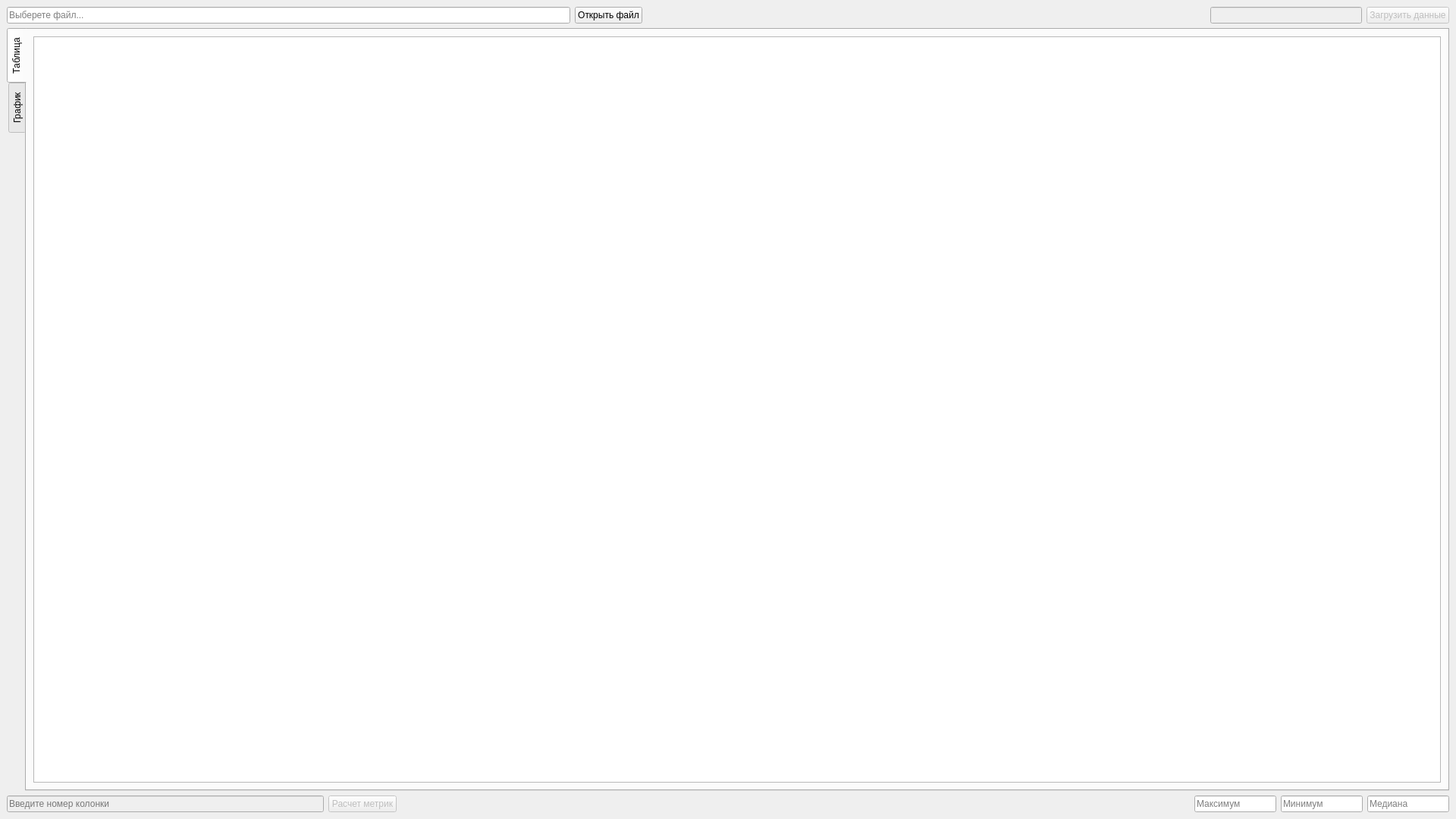
<?xml version="1.0" encoding="UTF-8"?>
<ui version="4.0">
 <class>MainWindow</class>
 <widget class="QMainWindow" name="MainWindow">
  <property name="geometry">
   <rect>
    <x>0</x>
    <y>0</y>
    <width>1920</width>
    <height>1080</height>
   </rect>
  </property>
  <property name="windowTitle">
   <string>CSVReaderUI</string>
  </property>
  <widget class="QWidget" name="centralwidget">
   <layout class="QVBoxLayout" name="verticalLayout">
    <item>
     <layout class="QHBoxLayout" name="hl_load_section" stretch="4,0,4,0,0">
      <item>
       <widget class="QLineEdit" name="le_filename">
        <property name="minimumSize">
         <size>
          <width>300</width>
          <height>0</height>
         </size>
        </property>
        <property name="text">
         <string/>
        </property>
        <property name="dragEnabled">
         <bool>true</bool>
        </property>
        <property name="readOnly">
         <bool>true</bool>
        </property>
        <property name="placeholderText">
         <string>Выберете файл...</string>
        </property>
       </widget>
      </item>
      <item>
       <widget class="QPushButton" name="btn_open_file">
        <property name="text">
         <string>Открыть файл</string>
        </property>
       </widget>
      </item>
      <item>
       <spacer name="spacer_load_section">
        <property name="orientation">
         <enum>Qt::Horizontal</enum>
        </property>
        <property name="sizeHint" stdset="0">
         <size>
          <width>40</width>
          <height>20</height>
         </size>
        </property>
       </spacer>
      </item>
      <item>
       <widget class="QLineEdit" name="le_region">
        <property name="enabled">
         <bool>false</bool>
        </property>
        <property name="minimumSize">
         <size>
          <width>200</width>
          <height>0</height>
         </size>
        </property>
       </widget>
      </item>
      <item>
       <widget class="QPushButton" name="btn_load_data">
        <property name="enabled">
         <bool>false</bool>
        </property>
        <property name="text">
         <string>Загрузить данные</string>
        </property>
       </widget>
      </item>
     </layout>
    </item>
    <item>
     <widget class="QTabWidget" name="tabWidget">
      <property name="tabPosition">
       <enum>QTabWidget::West</enum>
      </property>
      <property name="currentIndex">
       <number>0</number>
      </property>
      <property name="elideMode">
       <enum>Qt::ElideNone</enum>
      </property>
      <property name="usesScrollButtons">
       <bool>true</bool>
      </property>
      <property name="documentMode">
       <bool>false</bool>
      </property>
      <property name="tabsClosable">
       <bool>false</bool>
      </property>
      <property name="tabBarAutoHide">
       <bool>false</bool>
      </property>
      <widget class="QWidget" name="tab_table">
       <attribute name="title">
        <string>Таблица</string>
       </attribute>
       <layout class="QGridLayout" name="gridLayout">
        <item row="0" column="0">
         <widget class="QTableWidget" name="table_display">
          <property name="frameShape">
           <enum>QFrame::StyledPanel</enum>
          </property>
          <property name="frameShadow">
           <enum>QFrame::Plain</enum>
          </property>
          <property name="gridStyle">
           <enum>Qt::DotLine</enum>
          </property>
          <property name="sortingEnabled">
           <bool>false</bool>
          </property>
          <property name="rowCount">
           <number>0</number>
          </property>
          <property name="columnCount">
           <number>0</number>
          </property>
         </widget>
        </item>
       </layout>
      </widget>
      <widget class="QWidget" name="tab_graph">
       <attribute name="title">
        <string>График</string>
       </attribute>
       <layout class="QGridLayout" name="gridLayout_2" columnstretch="1,0">
        <item row="0" column="0" colspan="2">
         <widget class="QScrollArea" name="scrl_graph">
          <property name="widgetResizable">
           <bool>true</bool>
          </property>
          <widget class="QWidget" name="scroll_graph">
           <property name="geometry">
            <rect>
             <x>0</x>
             <y>0</y>
             <width>1851</width>
             <height>970</height>
            </rect>
           </property>
           <layout class="QGridLayout" name="gridLayout_3">
            <item row="0" column="0">
             <widget class="QLabel" name="lbl_graph">
              <property name="text">
               <string/>
              </property>
              <property name="scaledContents">
               <bool>false</bool>
              </property>
              <property name="alignment">
               <set>Qt::AlignLeading|Qt::AlignLeft|Qt::AlignTop</set>
              </property>
             </widget>
            </item>
           </layout>
          </widget>
         </widget>
        </item>
       </layout>
      </widget>
     </widget>
    </item>
    <item>
     <layout class="QHBoxLayout" name="hl_metrics_section" stretch="2,0,5,0">
      <item>
       <widget class="QLineEdit" name="le_column">
        <property name="enabled">
         <bool>false</bool>
        </property>
        <property name="minimumSize">
         <size>
          <width>200</width>
          <height>0</height>
         </size>
        </property>
        <property name="text">
         <string/>
        </property>
        <property name="placeholderText">
         <string>Введите номер колонки</string>
        </property>
       </widget>
      </item>
      <item>
       <widget class="QPushButton" name="btn_calc_metrics">
        <property name="enabled">
         <bool>false</bool>
        </property>
        <property name="text">
         <string>Расчет метрик</string>
        </property>
       </widget>
      </item>
      <item>
       <spacer name="spacer_metrics_section">
        <property name="orientation">
         <enum>Qt::Horizontal</enum>
        </property>
        <property name="sizeHint" stdset="0">
         <size>
          <width>40</width>
          <height>20</height>
         </size>
        </property>
       </spacer>
      </item>
      <item>
       <layout class="QHBoxLayout" name="hl_results">
        <item>
         <widget class="QLineEdit" name="le_maximum">
          <property name="sizePolicy">
           <sizepolicy hsizetype="Expanding" vsizetype="Fixed">
            <horstretch>0</horstretch>
            <verstretch>0</verstretch>
           </sizepolicy>
          </property>
          <property name="minimumSize">
           <size>
            <width>100</width>
            <height>0</height>
           </size>
          </property>
          <property name="text">
           <string/>
          </property>
          <property name="dragEnabled">
           <bool>false</bool>
          </property>
          <property name="readOnly">
           <bool>true</bool>
          </property>
          <property name="placeholderText">
           <string>Максимум</string>
          </property>
         </widget>
        </item>
        <item>
         <widget class="QLineEdit" name="le_minimum">
          <property name="minimumSize">
           <size>
            <width>100</width>
            <height>0</height>
           </size>
          </property>
          <property name="text">
           <string/>
          </property>
          <property name="readOnly">
           <bool>true</bool>
          </property>
          <property name="placeholderText">
           <string>Минимум</string>
          </property>
         </widget>
        </item>
        <item>
         <widget class="QLineEdit" name="le_median">
          <property name="minimumSize">
           <size>
            <width>100</width>
            <height>0</height>
           </size>
          </property>
          <property name="text">
           <string/>
          </property>
          <property name="readOnly">
           <bool>true</bool>
          </property>
          <property name="placeholderText">
           <string>Медиана</string>
          </property>
         </widget>
        </item>
       </layout>
      </item>
     </layout>
    </item>
   </layout>
  </widget>
 </widget>
 <resources/>
 <connections/>
</ui>
